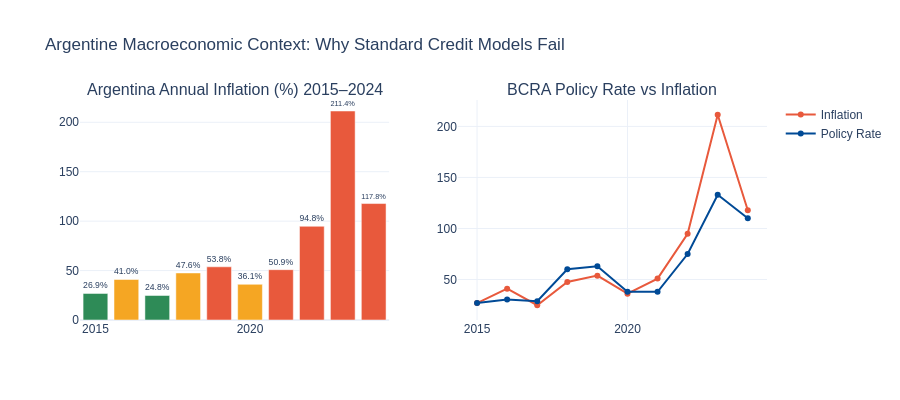

Notebook cell for this chart:
### Code cell
fig2 = make_subplots(rows=1, cols=2,
    subplot_titles=(
        "Argentina Annual Inflation (%) 2015–2024",
        "BCRA Policy Rate vs Inflation"
    ))

colors = ["#E8593C" if v > 50 else "#F5A623" if v > 30 else "#2E8B57"
          for v in macro["inflation_annual"]]

fig2.add_trace(go.Bar(
    x=macro["year"],
    y=macro["inflation_annual"],
    marker_color=colors,
    showlegend=False,
    text=macro["inflation_annual"].astype(str) + "%",
    textposition="outside"
), row=1, col=1)

fig2.add_trace(go.Scatter(
    x=macro["year"],
    y=macro["inflation_annual"],
    name="Inflation",
    line=dict(color="#E8593C", width=2),
    mode="lines+markers"
), row=1, col=2)

fig2.add_trace(go.Scatter(
    x=macro["year"],
    y=macro["lending_rate"],
    name="Policy Rate",
    line=dict(color="#004A96", width=2),
    mode="lines+markers"
), row=1, col=2)

fig2.update_layout(
    title="Argentine Macroeconomic Context: Why Standard Credit Models Fail",
    template="plotly_white",
    font=dict(family="Arial", size=12),
    height=400
)

fig2.show()

### Figure 1 — Plotly figure (JSON) as saved in the notebook; plotly's stock layout.template omitted (floating-point values rounded to 4 significant figures)
{"data": [{"marker": {"color": ["#2E8B57", "#F5A623", "#2E8B57", "#F5A623", "#E8593C", "#F5A623", "#E8593C", "#E8593C", "#E8593C", "#E8593C"]}, "showlegend": false, "text": ["26.9%", "41.0%", "24.8%", "47.6%", "53.8%", "36.1%", "50.9%", "94.8%", "211.4%", "117.8%"], "textposition": "outside", "type": "bar", "x": [2015, 2016, 2017, 2018, 2019, 2020, 2021, 2022, 2023, 2024], "xaxis": "x", "y": [26.9, 41.0, 24.8, 47.6, 53.8, 36.1, 50.9, 94.8, 211.4, 117.8], "yaxis": "y"}, {"line": {"color": "#E8593C", "width": 2}, "mode": "lines+markers", "name": "Inflation", "type": "scatter", "x": [2015, 2016, 2017, 2018, 2019, 2020, 2021, 2022, 2023, 2024], "xaxis": "x2", "y": [26.9, 41.0, 24.8, 47.6, 53.8, 36.1, 50.9, 94.8, 211.4, 117.8], "yaxis": "y2"}, {"line": {"color": "#004A96", "width": 2}, "mode": "lines+markers", "name": "Policy Rate", "type": "scatter", "x": [2015, 2016, 2017, 2018, 2019, 2020, 2021, 2022, 2023, 2024], "xaxis": "x2", "y": [27.0, 30.5, 28.75, 60.0, 63.0, 38.0, 38.0, 75.0, 133.0, 110.0], "yaxis": "y2"}], "layout": {"annotations": [{"font": {"size": 16}, "showarrow": false, "text": "Argentina Annual Inflation (%) 2015–2024", "x": 0.225, "xanchor": "center", "xref": "paper", "y": 1, "yanchor": "bottom", "yref": "paper"}, {"font": {"size": 16}, "showarrow": false, "text": "BCRA Policy Rate vs Inflation", "x": 0.775, "xanchor": "center", "xref": "paper", "y": 1, "yanchor": "bottom", "yref": "paper"}], "font": {"family": "Arial", "size": 12}, "height": 400, "title": {"text": "Argentine Macroeconomic Context: Why Standard Credit Models Fail"}, "xaxis": {"anchor": "y", "domain": [0, 0.45]}, "xaxis2": {"anchor": "y2", "domain": [0.55, 1]}, "yaxis": {"anchor": "x", "domain": [0, 1]}, "yaxis2": {"anchor": "x2", "domain": [0, 1]}}}
